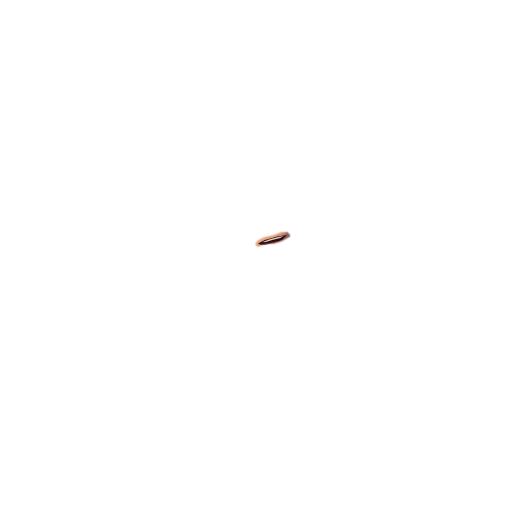
#> input picture src/assets/cinematics/ciudad-baja/arte/bocas/ryujin-escucha-abierta.webp, 1024 x 1024 px (shown at 1/2 size)
$ python process_sheet.py ../../src/assets/cinematics/ciudad-baja/arte/bocas/ryujin-escucha-abierta.webp out.png
#> lines starting #> are read from the running program, lines starting #| are printed output that depends on the picture; after the words box and inside, x2 and y2 are one past the last pixel; in counts of white or black regions, pixels touching at a corner belong together
#!/usr/bin/env python3
"""Convierte una hoja de sprites con fondo verde (#00FF00) en un WebP transparente.

Uso:
  python3 tools/sprites/process_sheet.py IN.png OUT.webp --cols 4 --rows 4 [--lock-x]

- Quita el croma verde (con supresión de derrame en los bordes).
- Corta la rejilla en fotogramas, alinea todos por la línea de los pies
  (y, con --lock-x, también en horizontal por el centro de los pies,
  para que el idle no tiemble).
- Recorta al rectángulo común y escribe una hoja WebP en rejilla + un .json
  con frameW, frameH, cols, count.
"""
import argparse
import json
from pathlib import Path

import numpy as np
from PIL import Image


def key_green(rgb: np.ndarray) -> np.ndarray:
    r, g, b = (rgb[..., i].astype(np.float32) for i in range(3))
    other = np.maximum(r, b)
    dominance = g - other  # ~255 en fondo puro, <=0 en el personaje
    # Transición suave entre 40 (opaco) y 120 (transparente)
    alpha = np.clip((120.0 - dominance) / 80.0, 0.0, 1.0)
    # Supresión de derrame: el verde no puede superar al mayor de r/b
    g2 = np.minimum(g, other + 8)
    out = np.stack([r, g2, b, alpha * 255.0], axis=-1)
    return out.clip(0, 255).astype(np.uint8)


def key_magenta(rgb: np.ndarray) -> np.ndarray:
    """Para personajes con verde (p. ej. Valkyrie): fondo #FF00FF."""
    r, g, b = (rgb[..., i].astype(np.float32) for i in range(3))
    mn = np.minimum(r, b)
    dominance = mn - g
    alpha = np.clip((120.0 - dominance) / 80.0, 0.0, 1.0)
    # Derrame: resta el exceso magenta (min(r,b) por encima del verde)
    excess = np.where(alpha < 1.0, np.clip(mn - g - 8, 0, None), 0.0)
    r2, b2 = r - excess, b - excess
    out = np.stack([r2, g, b2, alpha * 255.0], axis=-1)
    return out.clip(0, 255).astype(np.uint8)


def clean_specks(alpha: np.ndarray, min_alpha: int = 24) -> np.ndarray:
    a = alpha.copy()
    a[a < min_alpha] = 0
    return a


def feet_anchor(alpha: np.ndarray) -> tuple[int, float]:
    rows = np.where(alpha.max(axis=1) > 128)[0]
    if len(rows) == 0:
        return alpha.shape[0] - 1, alpha.shape[1] / 2
    bottom = int(rows[-1])
    top = int(rows[0])
    band = alpha[max(top, bottom - int((bottom - top) * 0.12)) : bottom + 1]
    cols = np.where(band.max(axis=0) > 128)[0]
    cx = float((cols[0] + cols[-1]) / 2) if len(cols) else alpha.shape[1] / 2
    return bottom, cx


def main() -> None:
    ap = argparse.ArgumentParser()
    ap.add_argument("src")
    ap.add_argument("dst")
    ap.add_argument("--cols", type=int, default=4)
    ap.add_argument("--rows", type=int, default=4)
    ap.add_argument("--lock-x", action="store_true")
    ap.add_argument("--fixed-y", action="store_true")
    ap.add_argument("--pad", type=int, default=6)
    ap.add_argument("--quality", type=int, default=88)
    ap.add_argument("--key", choices=["green", "magenta"], default="green")
    args = ap.parse_args()

    img = np.array(Image.open(args.src).convert("RGB"))
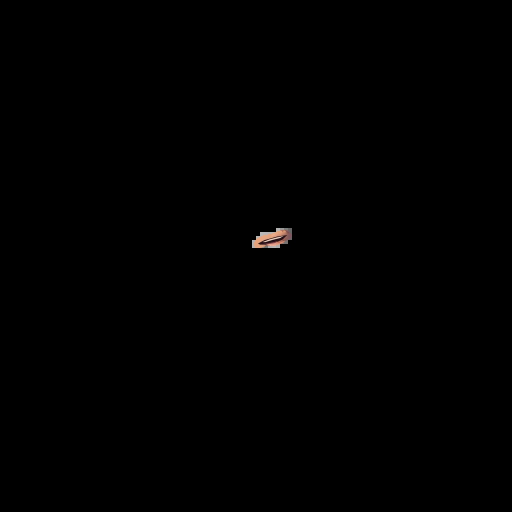
#> img: shape (1024, 1024, 3) (shown at 1/2 size); mean R, G, B 0.4, 0.3, 0.3
    h, w = img.shape[:2]
#> h = 1024; w = 1024
    cw, ch = w // args.cols, h // args.rows
#> cw = 256; ch = 256
    # margen interior para no arrastrar restos de la celda vecina
    inset = 2

    frames = []
    for r in range(args.rows):
        for c in range(args.cols):
            # Bordes fraccionarios: la imagen no siempre es divisible entre 4
            y0 = int(round(r * h / args.rows)) + inset
            x0 = int(round(c * w / args.cols)) + inset
            cell = img[y0 : y0 + ch - 2 * inset, x0 : x0 + cw - 2 * inset]
            rgba = (key_magenta if args.key == "magenta" else key_green)(cell)
            rgba[..., 3] = clean_specks(rgba[..., 3])
            frames.append(rgba)
#> cell: shape (252, 252, 3); every value is 0
#> after the loop, frames = 16 items

    anchors = [feet_anchor(f[..., 3]) for f in frames]
#> anchors = [(251, 125.5), (251, 125.5), (251, 125.5), (251, 125.5), (251, 125.5), (251, 125.5), (251, 125.5), (251, 125.5), (251, 125.5), (251, 125.5), (251, 125.5), (251, 125.5), (251, 125.5), (251, 125.5), (251, 125.5), (251, 125.5)]
    ref_bottom = int(np.median([a[0] for a in anchors]))
#> ref_bottom = 251
    ref_cx = float(np.median([a[1] for a in anchors]))
#> ref_cx = 125.5

    fh, fw = frames[0].shape[:2]
#> fh = 252; fw = 252
    big = 64
    canvas_frames = []
    for f, (bottom, cx) in zip(frames, anchors):
        # --fixed-y: respeta la línea de suelo original (saltos, ondas bajo los pies)
        dy = 0 if args.fixed_y else ref_bottom - bottom
        dx = int(round(ref_cx - cx)) if args.lock_x else 0
        cv = np.zeros((fh + 2 * big, fw + 2 * big, 4), np.uint8)
        y0, x0 = big + dy, big + dx
        cv[y0 : y0 + fh, x0 : x0 + fw] = f
        canvas_frames.append(cv)
#> this loop made 16 passes
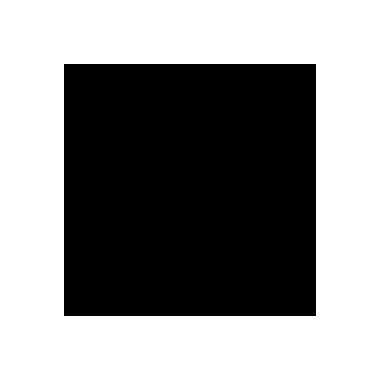
#> cv: shape (380, 380, 4); mean R, G, B, A 0, 0, 0, 112.1; transparent parts drawn white
#> after the loop, canvas_frames = 16 items

    union = np.zeros(canvas_frames[0].shape[:2], bool)
    for cv in canvas_frames:
        union |= cv[..., 3] > 0
#> this loop made 16 passes
#> pass 1, in main, `union |= cv[..., 3] > 0`:
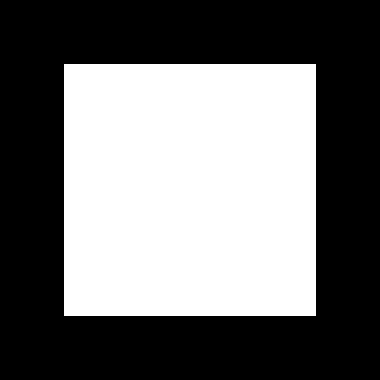
#> union: shape (380, 380) bool; 44% white; 1 white region, box (x1, y1, x2, y2) and area: (64, 64, 316, 316) 63504
    ys, xs = np.where(union)
    y1, y2 = max(ys.min() - args.pad, 0), min(ys.max() + args.pad + 1, union.shape[0])
#> y1 = 58; y2 = 322
    x1, x2 = max(xs.min() - args.pad, 0), min(xs.max() + args.pad + 1, union.shape[1])
#> x1 = 58; x2 = 322
    crops = [cv[y1:y2, x1:x2] for cv in canvas_frames]
#> crops = 16 items
    FH, FW = crops[0].shape[:2]
#> FH = 264; FW = 264

    n = len(crops)
#> n = 16
    cols = args.cols
    rows = (n + cols - 1) // cols
#> rows = 4
    sheet = Image.new("RGBA", (FW * cols, FH * rows), (0, 0, 0, 0))
#> sheet: PIL image 1056x1056 RGBA; every value is 0
    for i, cr in enumerate(crops):
        sheet.paste(Image.fromarray(cr, "RGBA"), ((i % cols) * FW, (i // cols) * FH))
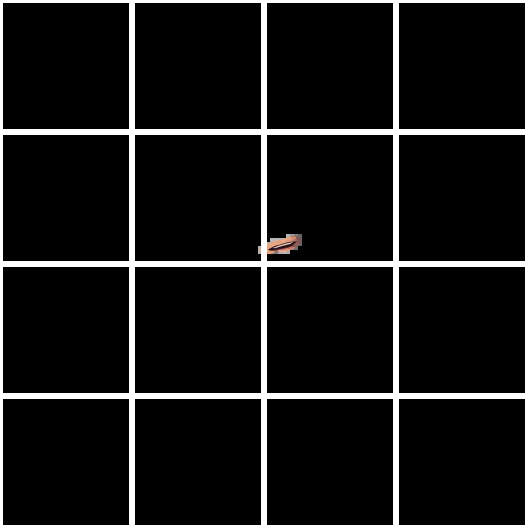
#> sheet: PIL image 1056x1056 RGBA (shown at 1/2 size); mean R, G, B, A 0.3, 0.3, 0.2, 232.3; transparent parts drawn white

    dst = Path(args.dst)
    dst.parent.mkdir(parents=True, exist_ok=True)
    sheet.save(dst, "WEBP", quality=args.quality, method=6, exact=False)
    meta = {
        "frameW": FW,
        "frameH": FH,
        "cols": cols,
        "count": n,
        # punto de apoyo (centro de los pies) dentro de cada fotograma
        "anchorX": round(big + ref_cx - x1, 1),
        "anchorY": int(big + ref_bottom - y1),
    }
#> meta = {'frameW': 264, 'frameH': 264, 'cols': 4, 'count': 16, 'anchorX': 131.5, 'anchorY': 257}
    dst.with_suffix(".json").write_text(json.dumps(meta, indent=2))
    print(dst, meta, f"{dst.stat().st_size / 1024:.0f} KB")
#| out.png {'frameW': 264, 'frameH': 264, 'cols': 4, 'count': 16, 'anchorX': 131.5, 'anchorY': 257} 3 KB


if __name__ == "__main__":
    main()
